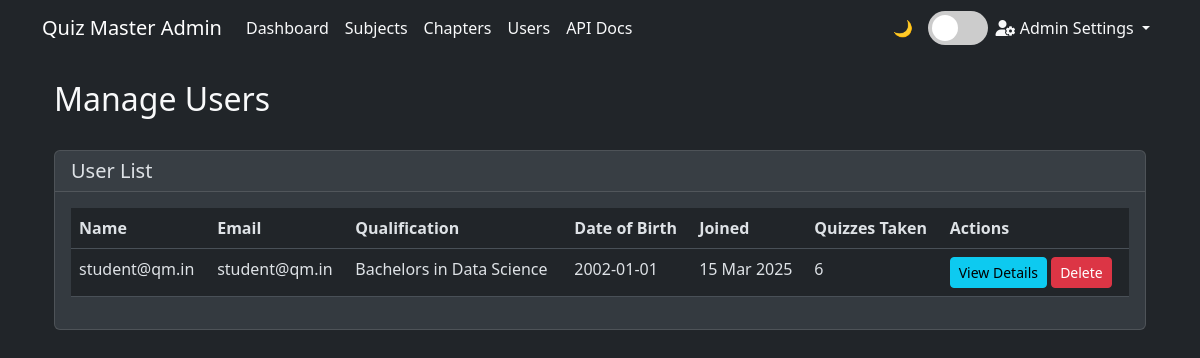
The app's page /admin/users (signed in) with its own data.
### models.py (models this page shows)
class User(UserMixin, db.Model):
    __tablename__ = 'user'
    id = db.Column(db.Integer, primary_key=True)
    email = db.Column(db.String(120), unique=True, nullable=False)
    password = db.Column(db.String(256), nullable=False)
    full_name = db.Column(db.String(100), nullable=False)
    qualification = db.Column(db.String(100), nullable=False)
    dob = db.Column(db.Date, nullable=False)
    created_at = db.Column(db.DateTime, default=get_ist_time)
    scores = db.relationship('Score', backref='user', lazy=True)

### routes.py (the view)
@app.route('/admin/users')
@login_required
def manage_users():
    if not isinstance(current_user, Admin):
        flash('Access denied. Admin privileges required.', 'danger')
        return redirect(url_for('user_dashboard'))
    users = User.query.all()
    return render_template('admin/users.html', users=users)

### routes.py (called while the page is built)
@login_manager.user_loader
@login_manager.user_loader
def load_user(user_id):
    try:
        user_type = session.get('user_type')
        if user_type == 'admin':
            return Admin.query.get(int(user_id))
        else:
            return User.query.get(int(user_id))
    except Exception as e:
        logging.error(f"Error in load_user: {str(e)}")
        return None

### templates/admin/users.html (shortened to what this page needs)
{% extends "admin/base_admin.html" %}
{% block content %}
<div class="container">
    <div class="row mb-4">
        <div class="col">
            <h2>Manage Users</h2>
        </div>
    </div>
    <div class="row">
        <div class="col-md-12">
            <div class="card">
                <div class="card-header">
                    <h5 class="mb-0">User List</h5>
                </div>
                <div class="card-body">
                    <div class="table-responsive">
                        <table class="table table-hover">
                            <thead>
                                <tr>
                                    <th>Name</th>
                                    <th>Email</th>
                                    <th>Qualification</th>
                                    <th>Date of Birth</th>
                                    <th>Joined</th>
                                    <th>Quizzes Taken</th>
                                    <th>Actions</th>
                                </tr>
                            </thead>
                            <tbody>
                                {% for user in users %}
                                <tr>
                                    <td>{{ user.full_name }}</td>
                                    <td>{{ user.email }}</td>
                                    <td>{{ user.qualification }}</td>
                                    <td>{{ user.dob.strftime('%Y-%m-%d') }}</td>
                                    <td>{{ user.created_at.strftime('%d %b %Y') if user.created_at else 'Unknown' }}</td>
                                    <td>{{ user.scores|length }}</td>
                                    <td>
                                        <a href="{{ url_for('user_detail', user_id=user.id) }}" class="btn btn-sm btn-info">View Details</a>
                                        <form method="POST" action="{{ url_for('delete_user', user_id=user.id) }}" class="d-inline" onsubmit="return confirm('Are you sure you want to delete this user?');">
                                            <button type="submit" class="btn btn-sm btn-danger">Delete</button>
                                        </form>
                                    </td>
                                </tr>
                                {% endfor %}
                            </tbody>
                        </table>
                    </div>
                </div>
            </div>
        </div>
    </div>
</div>
{% endblock %}

### templates/admin/base_admin.html (style rules this page uses)
:root { --bs-primary-rgb: 13, 110, 253; --bs-secondary-rgb: 108, 117, 125; --bs-success-rgb: 25, 135, 84; --bs-info-rgb: 13, 202, 240; --bs-warning-rgb: 255, 193, 7; --bs-danger-rgb: 220, 53, 69; --bs-light-rgb: 248, 249, 250; --bs-dark-rgb: 33, 37, 41; }
[data-bs-theme="dark"] { --bs-body-color: #dee2e6; --bs-body-bg: #212529; --bs-tertiary-bg-rgb: 52, 58, 64; }
[data-bs-theme="dark"] .card { --bs-card-border-color: rgba(255, 255, 255, 0.125); }
:root { --light-text: #212529; --dark-text: #f8f9fa; --light-bg: #ffffff; --dark-bg: #212529; --light-card-bg: #f8f9fa; --dark-card-bg: #343a40; }
[data-bs-theme="dark"] { --text-color: var(--dark-text); --bg-color: var(--dark-bg); --card-bg: var(--dark-card-bg); }
body { color: var(--text-color); background-color: var(--bg-color); transition: all 0.3s ease; }
.card { background-color: var(--card-bg); }

### records on screen
User: full_name "student@qm.in", email "student@qm.in", qualification "Bachelors in Data Science", dob "2002-01-01", created_at "15 Mar 2025", scores|length "6"
